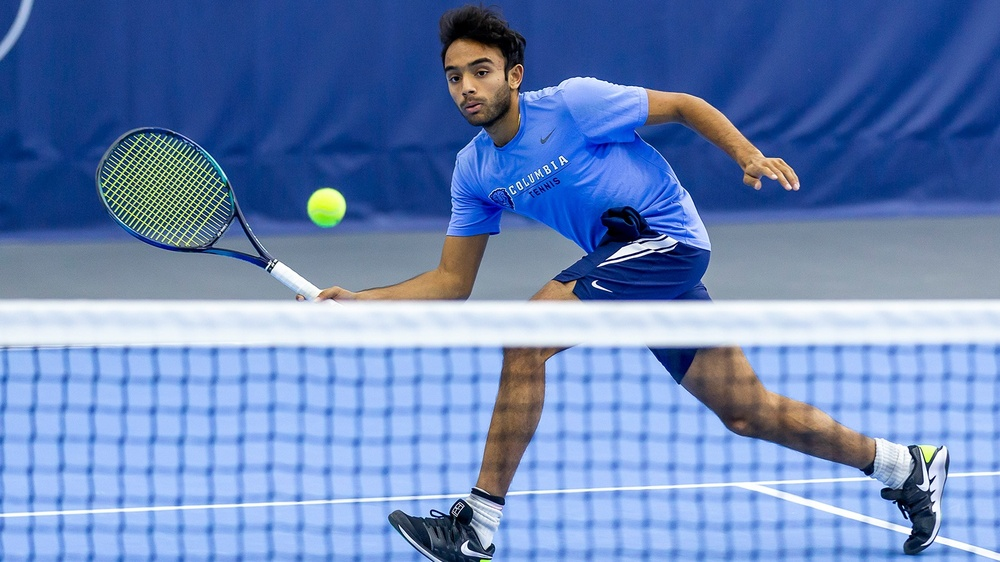
#> input picture full.jpg, 1000 x 562 px, shrunk from 1600 x 900 before the run
$ python secondTest.py
#> lines starting #> are read from the running program, lines starting #| are printed output that depends on the picture; long printed decimals are rounded
import cv2
import numpy as np

# Load the large image and the template (smaller image)
large_image = cv2.imread('full.jpg')
#> large_image is the input picture: shape (562, 1000, 3); mean B, G, R 183.7, 132.9, 104.4
template = cv2.imread('ball.jpg')
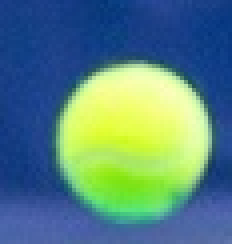
#> input picture ball.jpg, 58 x 61 px, shrunk from 93 x 97 before the run (shown 4 times larger)
#> template is the input picture: shape (61, 58, 3); mean B, G, R 129.4, 130.3, 87.4

# Convert images to grayscale
large_gray = cv2.cvtColor(large_image, cv2.COLOR_BGR2GRAY)
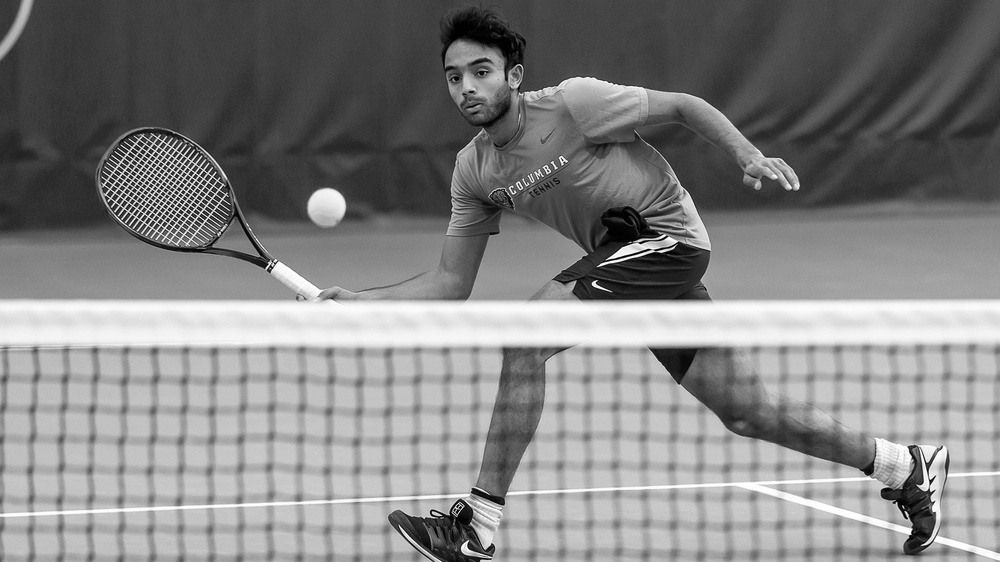
#> large_gray: shape (562, 1000); min 0, max 255, mean 130.2
template_gray = cv2.cvtColor(template, cv2.COLOR_BGR2GRAY)
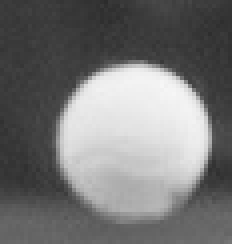
#> template_gray: shape (61, 58) (shown 4 times larger); min 44, max 246, mean 117.4

# Get the dimensions of the template image
w, h = template_gray.shape[::-1]
#> w = 58; h = 61

# Perform template matching
result = cv2.matchTemplate(large_gray, template_gray, cv2.TM_CCOEFF_NORMED)
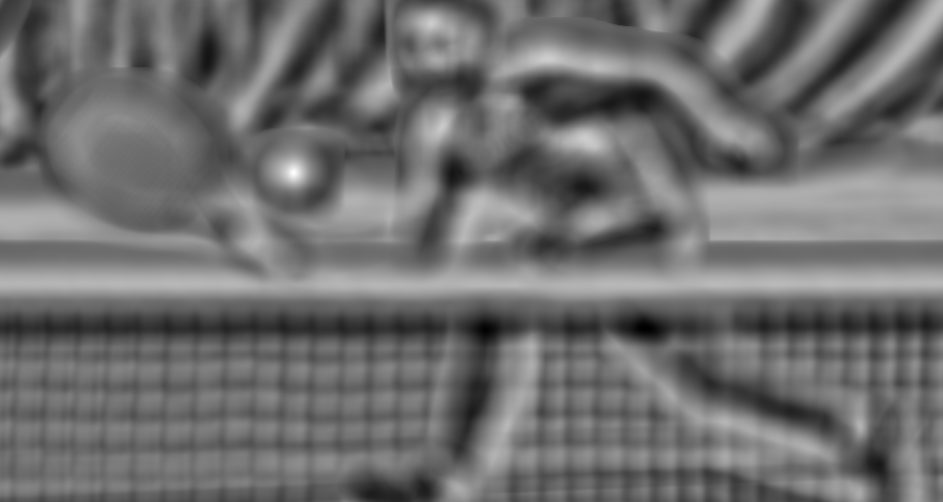
#> result: shape (502, 943) float32; min -0.724, max 0.998, mean 0.023; drawn with min black and max white

# Set a higher threshold to avoid false positives
threshold = 0.95  # Increase threshold to reduce false positives
loc = np.where(result >= threshold)
#> loc = 14 positions, rows 170 to 174, columns 292 to 295

# If you want to find the single best match, use minMaxLoc
min_val, max_val, min_loc, max_loc = cv2.minMaxLoc(result)
#> min_val = -0.724; max_val = 0.998; min_loc = (644, 327); max_loc = (293, 172)

# Print the single best match found
if max_val >= threshold:
    print(f"Best match found at location: {max_loc}, with confidence: {max_val}")
#| Best match found at location: (293, 172), with confidence: 0.9985
else:
    print("No match found with sufficient confidence.")
